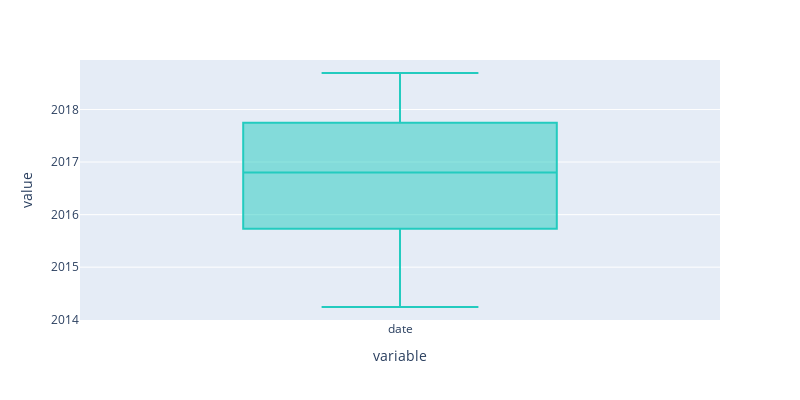

The code cell stored with this chart in its notebook:
### Code cell
fig = px.box(clean_df2['date'],height = 400, width = 800,
            color_discrete_sequence=['#23CBBF'])
fig.show()

### Figure 1 — Plotly figure (JSON) as saved in the notebook; plotly's stock layout.template omitted (floating-point values rounded to 4 significant figures; data arrays with more than 128 entries replaced by an {"elided": "..."} marker saying what was removed)
{"data": [{"alignmentgroup": "True", "hovertemplate": "variable=%{x}<br>value=%{y}<extra></extra>", "legendgroup": "", "marker": {"color": "#23CBBF"}, "name": "", "notched": false, "offsetgroup": "", "orientation": "v", "showlegend": false, "type": "box", "x": {"elided": "11087 str values"}, "x0": " ", "xaxis": "x", "y": {"elided": "11087 str values"}, "y0": " ", "yaxis": "y"}], "layout": {"boxmode": "group", "height": 400, "legend": {"tracegroupgap": 0}, "margin": {"t": 60}, "width": 800, "xaxis": {"anchor": "y", "domain": [0, 1], "title": {"text": "variable"}}, "yaxis": {"anchor": "x", "domain": [0, 1], "title": {"text": "value"}}}}
